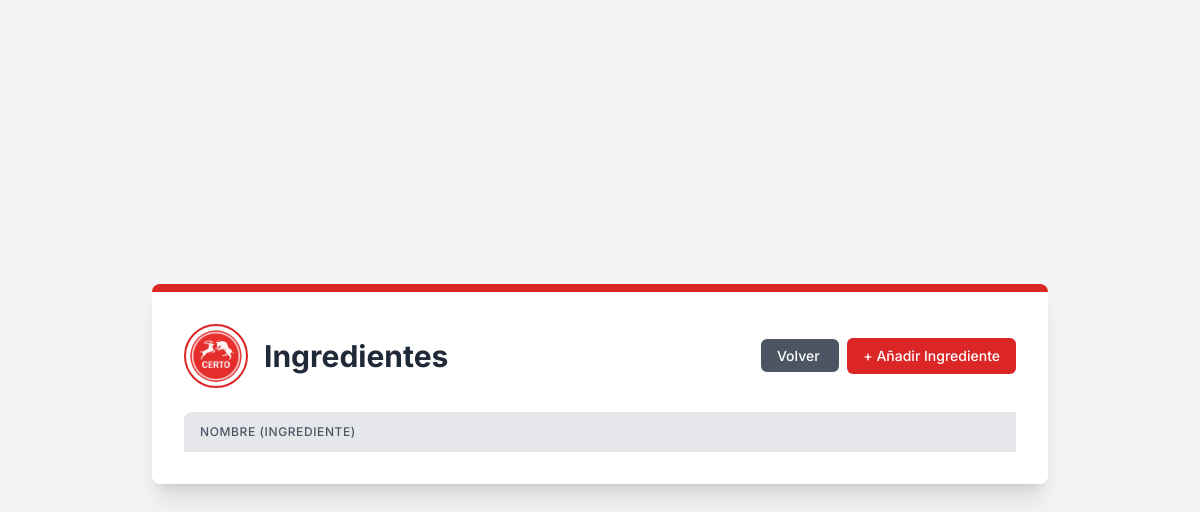
The page /core/ingredients/ (signed in) on the database as committed earlier.
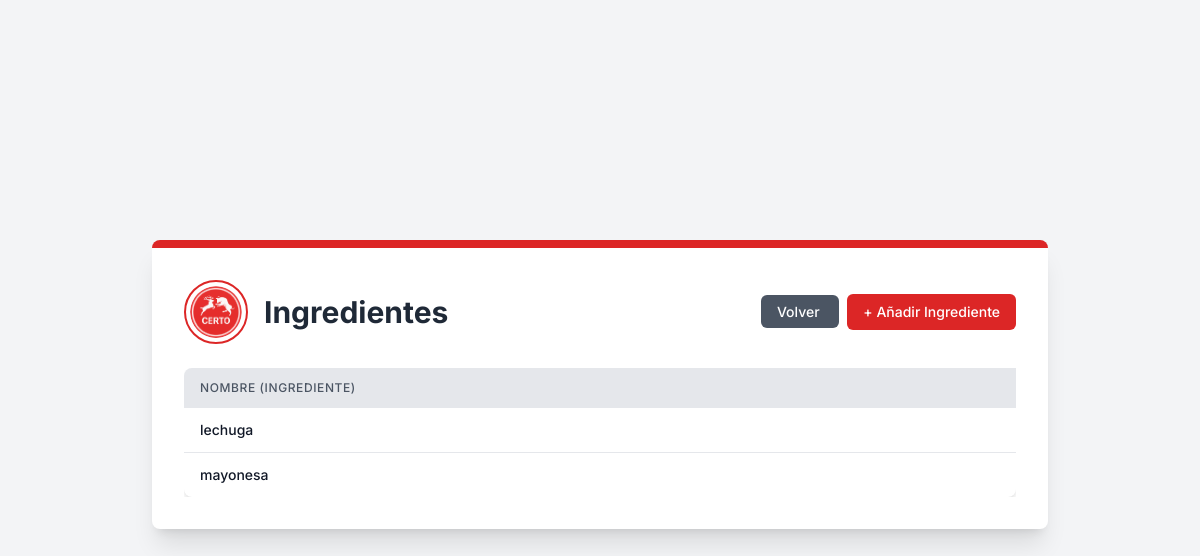
The same page on the database as committed later.
### comedor/models.py (models this page shows, shortened)
class Ingredientes(models.Model):
    nombre = models.CharField(max_length=100)

### core/views.py (the view)
# urls.py: path("ingredients/", views.ingredients, name="ingredients"),
def ingredients(request):
    if request.user.is_authenticated:
        ingredients = Ingredientes.objects.all()
        return render(request, 'Ingredients/ingredients_list_view.html', {'ingredientes': ingredients})
    else:
        return redirect('core:signInUp')

### core/templates/Ingredients/ingredients_list_view.html
{% extends "main.html" %} {% load static %}{% block content %}
    <div
      class="bg-white p-8 rounded-lg shadow-xl max-w-4xl w-full border-t-8 border-primary-red mb-8"
    >
      <div class="flex flex-col md:flex-row items-center justify-between mb-6">
        <div class="flex items-center mb-4 md:mb-0">
          <img
            src="{% static 'img/logos/logo.png' %}"
            alt="Logo de la Cafetería Certo"
            class="w-16 h-16 rounded-full border-2 border-primary-red p-1 object-cover mr-4"
          />
          <h1 class="text-3xl font-bold text-gray-800">
            Ingredientes
          </h1>
        </div>
        <div class="text-right">
          <a
            href="/core/dashboard"
            class="px-4 py-2 text-sm font-medium text-white bg-gray-600 rounded-md hover:bg-gray-700 transition duration-300 ease-in-out mr-2"
          >
            Volver
        </a>
          <button
            onclick="alert('Redirigir a formulario de nuevo ingediente')"
            class="px-4 py-2 text-sm font-medium text-white bg-primary-red rounded-md hover:bg-red-700 transition duration-300 ease-in-out"
          >
            + Añadir Ingrediente
          </button>
        </div>
      </div>
      <div class="overflow-x-auto">
        <table class="min-w-full bg-white rounded-lg shadow-custom">
          <thead class="bg-gray-200">
            <tr>
              <th
                class="py-3 px-4 text-left text-xs font-medium text-gray-600 uppercase tracking-wider rounded-tl-lg"
              >
                Nombre (Ingrediente)
              </th>
            </tr>
          </thead>
          <tbody class="divide-y divide-gray-200">
            {% for ingrediente in ingredientes %}
              <tr class="hover:bg-gray-50">
                <td
                  class="py-3 px-4 whitespace-nowrap text-sm font-medium text-gray-900"
                >
                  {{ ingrediente.nombre }}
                </td>
              </tr>
            {% endfor %}
          </tbody>
        </table>
      </div>
    </div>
  </body>
</html>
{% endblock %}

### core/templates/main.html (shortened to what this page needs)
{% load static %}
<!DOCTYPE html>
<html lang="es">
  <head>
    <script src="https://cdn.tailwindcss.com"></script>
    <link rel="stylesheet" href="{% static 'css/main.css' %}" />
  </head>
  <body class="flex items-center justify-center min-h-screen p-4">
    {% block content %} {% endblock %}
  </body>
</html>

### static/css/main.css (style rules this page uses)
body { font-family: "Inter", sans-serif; background-color: #f3f4f6; }
.bg-primary-red { background-color: #dc2626; }
.border-primary-red { border-color: #dc2626; }
.shadow-custom { box-shadow: 0 4px 6px -1px rgba(0, 0, 0, 0.1), 0 2px 4px -1px rgba(0, 0, 0, 0.06); }

Rows that differ between the two databases and show on the page:
added Ingredientes: nombre "lechuga"
added Ingredientes: nombre "mayonesa"
